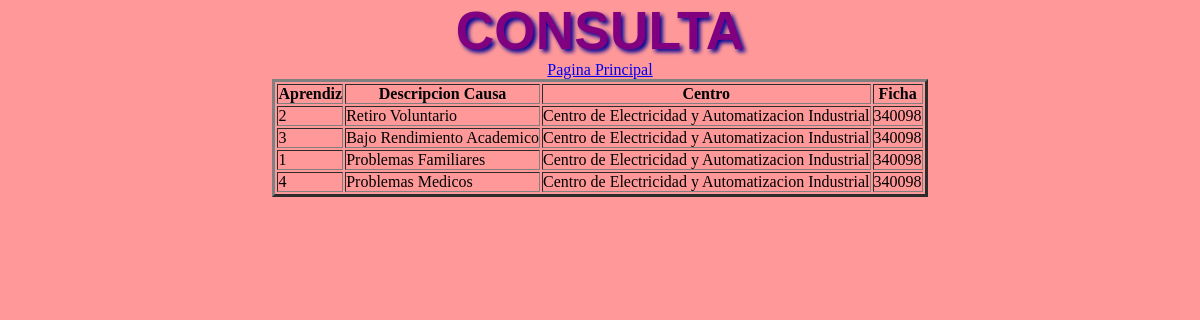
The app's page /consulta_4/index.php with its own data.
### tables this page shows
CREATE TABLE IF NOT EXISTS `ficha` (
  `num_ficha` varchar(7) NOT NULL DEFAULT '',
  `cod_prog` varchar(4) DEFAULT NULL,
  `fecha_ini` varchar(10) DEFAULT NULL,
  `fecha_fin` varchar(10) DEFAULT NULL,
  `cod_centro` varchar(2) DEFAULT NULL,
  PRIMARY KEY (`num_ficha`),
  KEY `cod_prog` (`cod_prog`)
);

CREATE TABLE IF NOT EXISTS `centro` (
  `cod_centro` varchar(2) NOT NULL DEFAULT '',
  `desc_centro` varchar(60) DEFAULT NULL,
  `tel` varchar(12) DEFAULT NULL,
  `dir` varchar(50) DEFAULT NULL,
  `cod_ciudad` varchar(2) DEFAULT NULL,
  PRIMARY KEY (`cod_centro`),
  KEY `cod_ciudad` (`cod_ciudad`)
);

### consulta_4/view/viewClass.php (called while the page is built, shortened)
<?php
class viewClass {
  static public function renderHTML($view, $args = NULL) {
    include_once 'templates/' . $view;
  }
}

### librerias/dataBaseClass.php (called while the page is built, shortened)
<?php
class dataBaseClass {
  static private $host = 'localhost';
  static private $port = 3306,
          $dbname = 'bddesercion',
          $user = 'root',
          $password = 'Sena2014',
          $driver = 'mysql',
          $instance = NULL;
  static public function getInstance() {
    return self::$instance;
  }
  static private function connect() {
    try {
      $dsn = self::$driver
              . ':host='. self::$host
              . ';port=' . self::$port
              . ';dbname=' . self::$dbname;
      self::$instance = new PDO($dsn, self::$user, self::$password);
      return true;
    } catch (PDOException $e) {
      echo $e->getMessage();
    }
  }
}

### consulta_4/model/modelClass.php (called while the page is built)
<?php
class modelClass {
  static public function getAll() {
    try {
      $sql = "SELECT count(aprendiz.id_apre),des_causa,desc_centro,ficha.num_ficha FROM causa_desercion natural join desercion natural join ficha natural join centro,aprendiz where desercion.id_apre=aprendiz.id_apre and centro.cod_centro=2 group by desercion.cod_causa";
      return dataBaseClass::getInstance()->query($sql)->fetchAll(PDO::FETCH_ASSOC);
    } catch (PDOException $e) {
      return $e;
    }
  }
}

### consulta_4/view/templates/index.php (the view, shortened to what this page needs)
<!DOCTYPE html>
<html lang="es">
    <head>
        <link rel="stylesheet" media="screen" href="css/miestilo.css">
    </head>
    <body><center>
        <h1>CONSULTA</h1>
        <table border="3">
            <thead>
                <tr>
                    <th>Aprendiz</th>
                    <th>Descripcion Causa</th>
                     <th>Centro</th>
                    <th>Ficha</th>
                     </tr>
            </thead>
            <tbody>
                <?php foreach ($datos as $row): ?>
                    <tr>
                        <td><?php echo $row['count(aprendiz.id_apre)'] ?></td>
                        <td><?php echo $row['des_causa'] ?></td>
                        <td><?php echo $row['desc_centro'] ?></td>
                        <td><?php echo $row['num_ficha'] ?></td>
                   </tr>
                <?php endforeach ?>
                    <a href="http://localhost/consultaOchoEjercicios/">Pagina Principal</a></tr></th><br>
            </tbody>
        </table>
    </center>
</body>
</html>

### consulta_4/css/miestilo.css (style rules this page uses)
* { margin: 0px; padding: 0px; }
h1 { text-shadow: rgb(0,0,150) 3px 3px 4px; font-family:Tempus Sans ITC,sans-serif; font-size: 40pt; color: purple; }
body { text-align: center; background: #ff9999; }

### records on screen
ficha: count "2", des_causa "Retiro Voluntario", cod_centro.desc_centro "Centro de Electricidad y Automatizacion Industrial", num_ficha "340098", count "3", des_causa "Bajo Rendimiento Academico", count "1", des_causa "Problemas Familiares", count "4", des_causa "Problemas Medicos"
